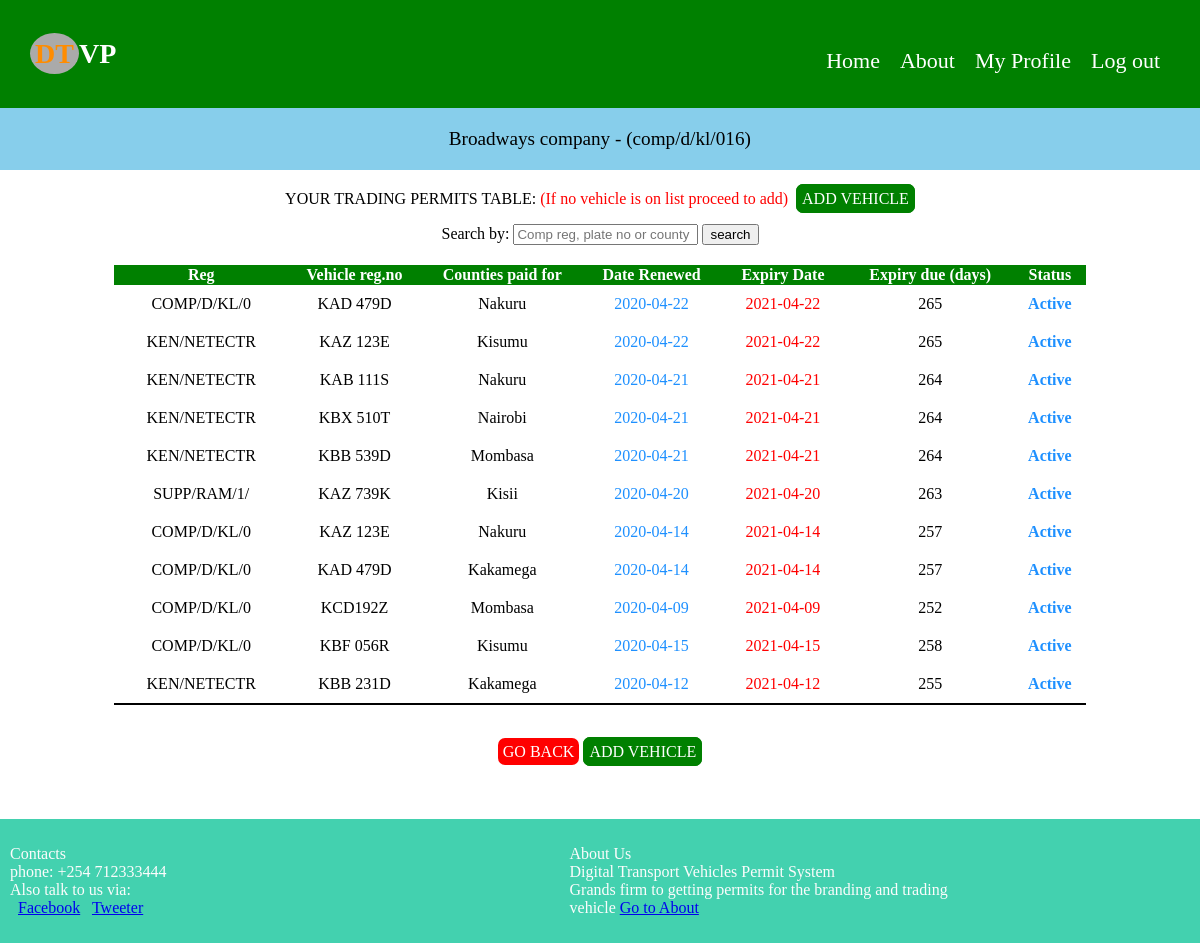
/trading.php (signed in), run on the app's committed database.
### tables this page shows
CREATE TABLE `user` (
  `userID` int(11) NOT NULL,
  `comp_name` varchar(50) NOT NULL,
  `comp_reg` varchar(50) NOT NULL,
  `email` varchar(100) NOT NULL,
  `pass` varchar(20) NOT NULL,
  `cpass` varchar(20) NOT NULL
);

CREATE TABLE `vehicle_reg` (
  `v_id` int(11) NOT NULL,
  `comp_reg` varchar(11) NOT NULL,
  `plate_no` varchar(10) NOT NULL,
  `county` text NOT NULL,
  `status` varchar(50) NOT NULL,
  `date` date NOT NULL DEFAULT current_timestamp()
);

### session.php (called while the page is built, shortened)
<?php
	$id_sess = $_SESSION['comp_reg'];
?>

### trading.php (the view, shortened to what this page needs)
<?php
    include('main-header.php') ;
    include('name-bar.php');
?>
<body>
    <section class="main">
    <p style="color: black;">YOUR TRADING PERMITS TABLE:
    <span style="font-synthesis: unset; color: red;">(If no vehicle is on list proceed to add)</span>&nbsp;
    <a href="mpesa-php/index.php" class="btn">ADD VEHICLE</a>
    <form action="search.php" method="post">
        Search by: <input type="text" name="in" placeholder="Comp reg, plate no or county">
        <input type="submit" name="search" value="search">
    </form>
    </p>
    <?php
        include('dbcon.php');
        $vehicle = mysqli_query($con, "select * from vehicle_reg order by v_id desc");
        $num_rows = mysqli_num_rows($vehicle);
            echo "
                <table style='width:90%; border-bottom:2px solid black;'>
                <tr style='background-color:green; color:white;'>
                    <th>Reg</th>
                    <th>Vehicle reg.no</th>
                    <th>Counties paid for</th>
                    <th>Date Renewed</th>
                    <th>Expiry Date</th>
                    <th>Expiry due (days)</th>
                    <th>Status</th>
                </tr>
                ";
        if ($num_rows>0) {
            while ($row = mysqli_fetch_assoc($vehicle)) {
                $reg = $row['comp_reg'];
                $date = $row['date'];
                $endDate = date("Y-m-d", strtotime(date("Y-m-d", strtotime($date)). " 365 days"));
                $date = date("Y-m-d");
                $duration = strtotime($endDate) - strtotime($date);
                $dur_day = floor($duration/(3600*24));
                $dur_day = ($dur_day < 1) ? "0" : $dur_day;
                echo "
                    <tr style='padding:10px;'>
                        <td style='text-transform:uppercase;'>".$reg."</td>
                        <td style='text-transform:uppercase;'>".$row['plate_no']."</td>
                        <td style='text-transform:capitalize;'>".$row['county']."</td>
                        <td style='color:dodgerblue;'>".$row['date']." </td>
                        <td style='text-transform:capitalize; color:red;'>".$endDate."</td>
                        <td style=''>".$dur_day."</td>";
                        if(date("Y-m-d") < $endDate){
                        echo "<td style='color:dodgerblue; padding:5px; font-weight:bold;'>Active</td>";
                        }
                        else{
                        echo "
                         <td><a class='btn2' style='margin: 10px;' href='mpesaRenew/index.php'>Renew</a></td>
                        ";}
                        echo "
                    </tr>
                ";
            }
        } echo "</table>";
    ?>
    <br>
    <a href="home.php" class="btn" style="background-color: red; border: none; color: white;">GO BACK</a>
    <a href="mpesa-php/index.php" class="btn">ADD VEHICLE</a>
    <br><br>
    </section>
    <?php include('footer.php') ?>
    </html>

### main-header.php (shortened to what this page needs)
<?php
    include('dbcon.php');
    include('session.php');
 ?>
<!DOCTYPE html>
<html>
<head>
    <link rel="stylesheet" type="text/css" href="css/login.css">
    <link rel="stylesheet" type="text/css" href="css/mainstyle.css">
</head>
<body>
    <header>
        <div class="logo">
            <h3><span class="circle">DT</span>VP</h3>
        </div>
        <nav>
            <ul>
                <li><a href="home.php">Home</a></li>
                <li><a href="about.php">About</a></li>
                <?php
                    $query = mysqli_query($con, "select * from user where comp_reg = '$id_sess'");
                    $row = mysqli_fetch_array($query);
                    $user = $row['comp_reg'];
                    echo "<li><a href='profile.php?comp_reg=$user'>My Profile</a></li>";
                ?>
                <li><a href="logout.php">Log out</a></li>
            </ul>
        </nav>
    </header>

### name-bar.php (shortened to what this page needs)
<div class="namebar">
	<?php
	include('dbcon.php');
	    $pic_query = mysqli_query($con, "select * from user where comp_reg = '$id_sess'");
	    $row = mysqli_fetch_array($pic_query);
	    echo "<p style='color: black;'>".$row['comp_name']." company - (".$_SESSION['comp_reg'].")</p>";
	?>
</div>

### footer.php (shortened to what this page needs)
<footer>
	<div class="grid">
		<p>Contacts <br>
			phone: +254 712333444 <br>
			Also talk to us via: <br>
			&nbsp;&nbsp;<a href="https://www.facebook.com/ipermit">Facebook</a>&nbsp;&nbsp;
			<a href="https://www.tweeter.com/ipermit">Tweeter</a><br>
		</p>
	</div>
	<div class="grid">
		<p> About Us <br>
			Digital Transport Vehicles Permit System <br>
			Grands firm to getting permits for the branding and trading <br>
			vehicle <a href="about.php">Go to About</a>
		</p>
	</div>
</footer>

### css/login.css (style rules this page uses)
body { padding: 0px; margin: 0px; }
header { background: green; padding: 10px; position: relative; }
.logo { margin-left: 20px; }
h3 .circle { color: darkorange; padding:5px; background: #aaa; border-radius: 50%; }
h3 { color: white; font-size: 28px; }
nav { position: absolute; right: 30px; top: 20%; }
nav ul li { float:left; list-style: none; margin: 10px; }
nav ul li a { text-decoration: none; font-size: 22px; color: white; }
.btn { background: green; color: white; border: 1px solid green; padding: 5px; text-decoration: none; border-radius: 7px; border: 1px solid green; margin-top: 20px; }

### css/mainstyle.css (style rules this page uses)
.main { width: 90%; margin: 20px auto; text-align: center; }
table { border-collapse: collapse; width: 60%; margin: 20px auto; }

### name-bar.php (style rules this page uses)
.namebar { background-color: skyblue; width: 99.8%; padding: 1px; font-size: 120%; text-align: center; }

### trading.php (style rules this page uses)
tr td { padding: 10px; }

### footer.php (style rules this page uses)
footer { padding: 10px; width: 98.5%; margin-top: 40px; background-color: #43D1AF; }
.grid { display: inline-grid; width: 47%; }
p { color: #fcfcfc; }

### data on the page
user: comp_name "Broadways"
vehicle_reg: comp_reg "COMP/D/KL/0", plate_no "KAD 479D", county "Nakuru", date "2020-04-22", date "2021-04-22", date "265", shows "Active"
vehicle_reg: comp_reg "KEN/NETECTR", plate_no "KAZ 123E", county "Kisumu", date "2020-04-22", date "2021-04-22", date "265", shows "Active"
vehicle_reg: comp_reg "KEN/NETECTR", plate_no "KAB 111S", county "Nakuru", date "2020-04-21", date "2021-04-21", date "264", shows "Active"
vehicle_reg: comp_reg "KEN/NETECTR", plate_no "KBX 510T", county "Nairobi", date "2020-04-21", date "2021-04-21", date "264", shows "Active"
vehicle_reg: comp_reg "KEN/NETECTR", plate_no "KBB 539D", county "Mombasa", date "2020-04-21", date "2021-04-21", date "264", shows "Active"
vehicle_reg: comp_reg "SUPP/RAM/1/", plate_no "KAZ 739K", county "Kisii", date "2020-04-20", date "2021-04-20", date "263", shows "Active"
vehicle_reg: comp_reg "COMP/D/KL/0", plate_no "KAZ 123E", county "Nakuru", date "2020-04-14", date "2021-04-14", date "257", shows "Active"
vehicle_reg: comp_reg "COMP/D/KL/0", plate_no "KAD 479D", county "Kakamega", date "2020-04-14", date "2021-04-14", date "257", shows "Active"
vehicle_reg: comp_reg "COMP/D/KL/0", plate_no "KCD192Z", county "Mombasa", date "2020-04-09", date "2021-04-09", date "252", shows "Active"
vehicle_reg: comp_reg "COMP/D/KL/0", plate_no "KBF 056R", county "Kisumu", date "2020-04-15", date "2021-04-15", date "258", shows "Active"
vehicle_reg: comp_reg "KEN/NETECTR", plate_no "KBB 231D", county "Kakamega", date "2020-04-12", date "2021-04-12", date "255", shows "Active"

### other printed values
$_SESSION['comp_reg'] "comp/d/kl/016"
